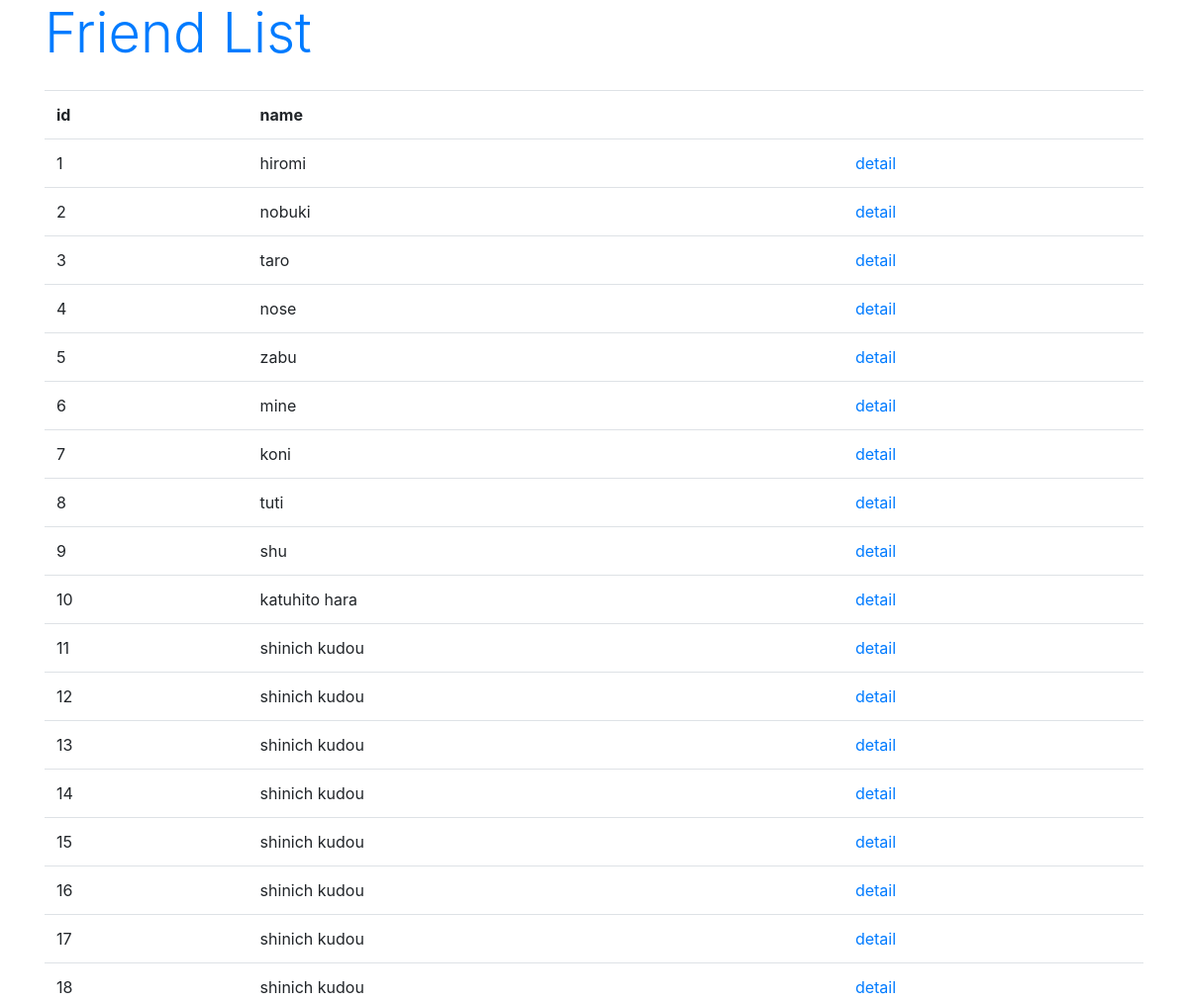
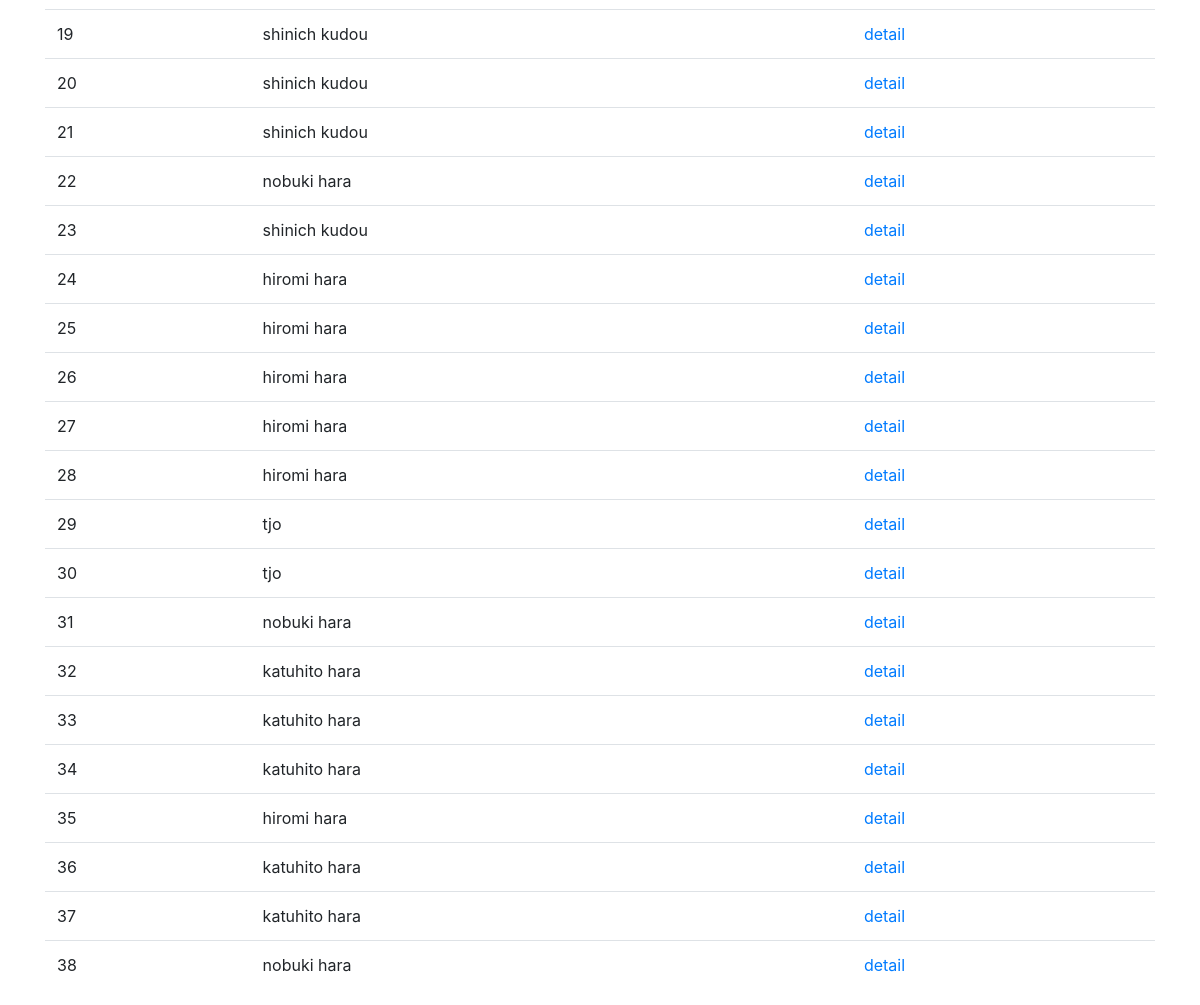
The app's page /katuapp005/list, older data (2 pictures, top to bottom).
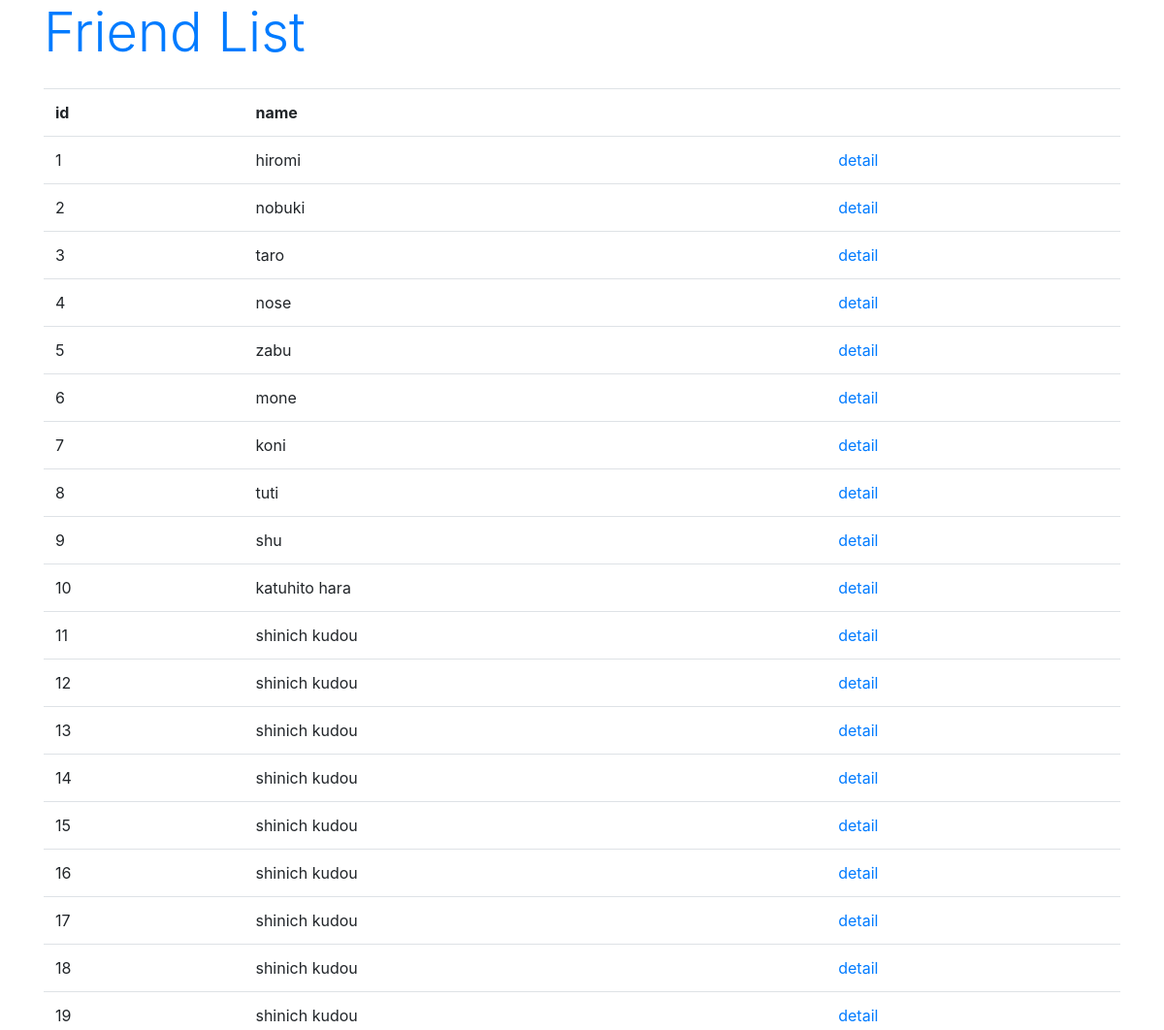
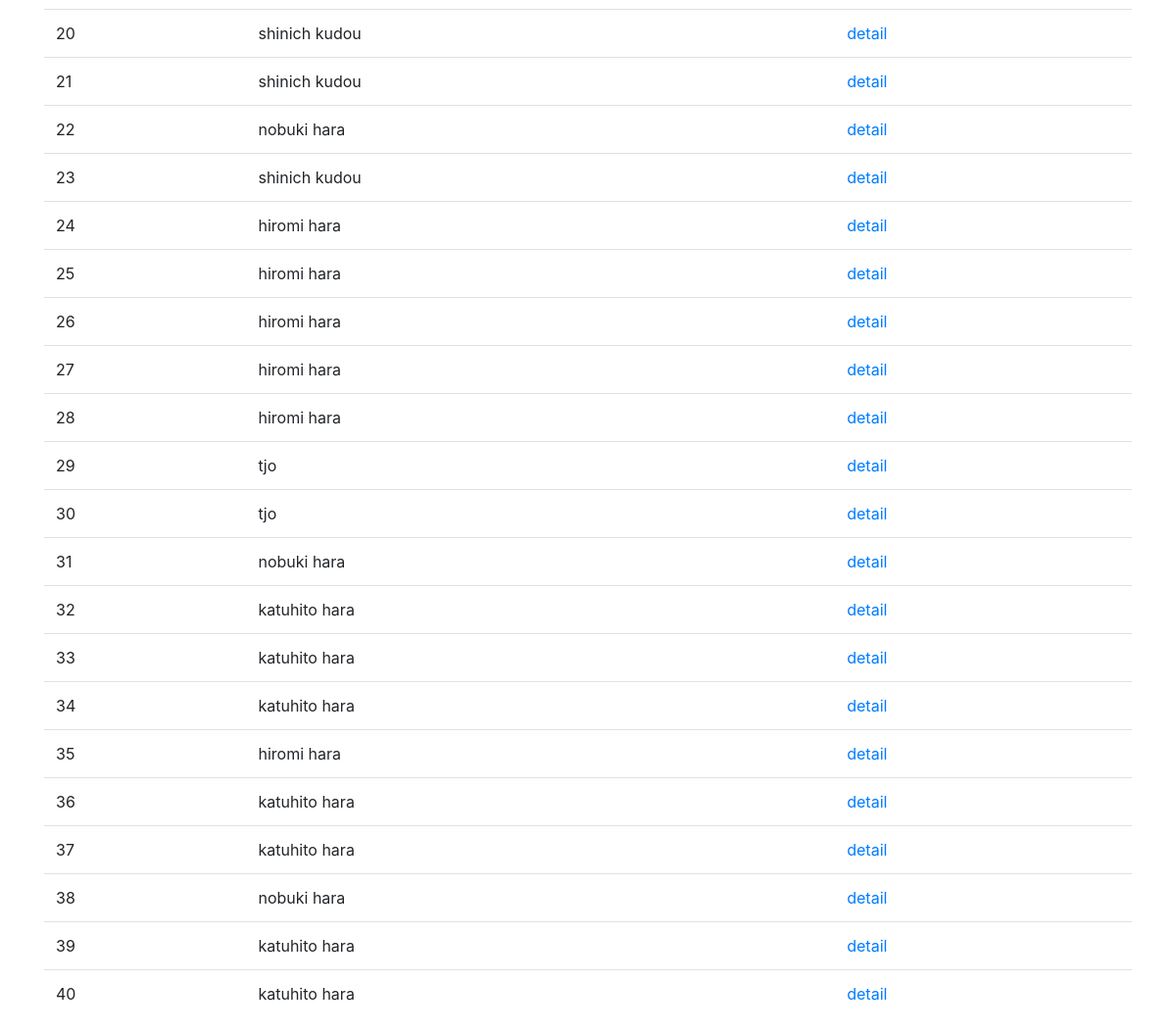
The same page, newer data (2 pictures, top to bottom).
### katuapp005/models.py (models this page shows, shortened)
class Friend(models.Model):
    name = models.CharField(max_length=100)
    mail = models.EmailField(max_length=200)
    gender = models.BooleanField()
    age = models.IntegerField(default=0)
    birthday = models.DateField()

### katuapp005/views.py (the view)
# urls.py: path('list', FriendList.as_view()),
class FriendList(ListView):
    model = Friend

### katuapp005/templates/katuapp005/friend_list.html (shortened to what this page needs)
{% load static %}
<!DOCTYPE html>
<html lang="ja">
    <head>
        <link rel="stylesheet" href="https://stackpath.bootstrapcdn.com/bootstrap/4.3.1/css/bootstrap.min.css">
    </head>
    <body class="container">
        <h1 class="display-4 text-primary">Friend List</h1>
        <table class="table">
            <tr>
                <th>id</th>
                <th>name</th>
                <th></th>
            </tr>
        {% for item in object_list %}
            <tr>
                <td>{{item.id}}</td>
                <td>{{item.name}}</td>
                <td><a href="/katuapp005/detail/{{item.id}}">detail</a></td>
            </tr>
        {% endfor %}
        </table>
    </body>
</html>

Row changes from the older to the newer data that the page shows:
changed Friend id 6: name "mine" → "mone"
added Friend: id "39", name "katuhito hara"
added Friend: id "40", name "katuhito hara"
